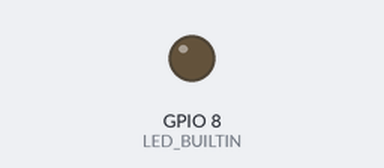
Bench run of a sketch on a simulated ESP32-C3. Shown: output pins drawn as LEDs (lit = HIGH).

Above: at 1.3 s.
At 3.4 s:
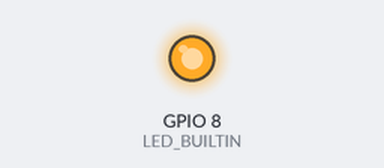
Timing chart, 0 to 7.4 s (numbered marks = the images above):
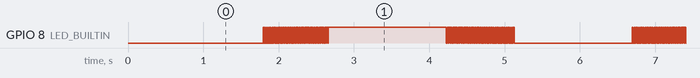

The sketch:

Blink.ino
```cpp
// Скетч для проверки диода на ESP32-C3
/*
          ┌───┐
  ┌───────┤   ├───────┐
  │○ 5v ◘ └───┘ ◘ 10 ○│
  │○ GND GPIO8 PWR 9 ○│
  │○ 3.3v          8 ○│
  │○ RX            7 ○│
  │○ TX ┌───────┐  6 ○│
  │○ 2  │  0.42 │  5 ○│
  │○ 1  │  OLED │  4 ○│
  │○ 0  └───────┘  3 ○│
  │  ◯ BOOT  RST ◯  │
  └───────────────────┘
*/
#define LED_BUILTIN 8

void setup() {
  pinMode(LED_BUILTIN, OUTPUT); // Настройка GPIO8 на выход
  delay(1000);
}

void loop() {
  shimTest(40);
}

void shimTest( int hZ ) {

  double time = 2500.0;
  double period = 1000.0 / hZ;
  double procent = period / (time / period);

  double off = 0.0;
  double on = period;
  double i = 0;
  while ( i <= time ) {
    digitalWrite(LED_BUILTIN, LOW);
    delay( on );
    digitalWrite(LED_BUILTIN, HIGH);
    delay( off );
    off += procent;
    on = period - off;
    i += period;
  }
  off = period;;
  on = 0.0;
  i = 0;
  while ( i <= time ) {
    digitalWrite(LED_BUILTIN, LOW);
    delay( on );
    digitalWrite(LED_BUILTIN, HIGH);
    delay( off );
    on += procent;
    off = period - on;
    i += period;
  }
}
```

Measured:
- by itself, GPIO 8 (LED_BUILTIN): repeats every 4.9 s: HIGH 1.6 s, 37 × (LOW 0.01 s, HIGH 0.02 s), LOW 1.6 s, 36 × (HIGH 0.01 s, LOW 0.02 s)
- by itself, everything shown: repeats every 9.8 s, in 26 steps
